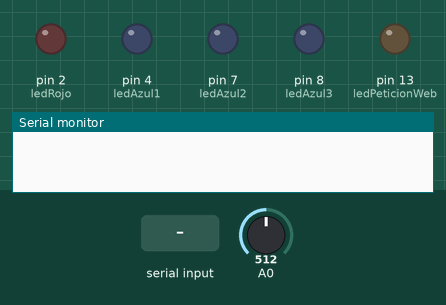
The sketch below on a simulated Arduino Uno, built with avr-gcc and run on an emulated ATmega328P. On the bench: output pins drawn as LEDs (lit = HIGH), the last lines printed to the serial monitor. The inputs (shaded band) are chosen by the test bench; at power-on: A0 = 512.

Above: at 1.2 s.
1.3 s: "T" received over Serial
At 1.7 s:
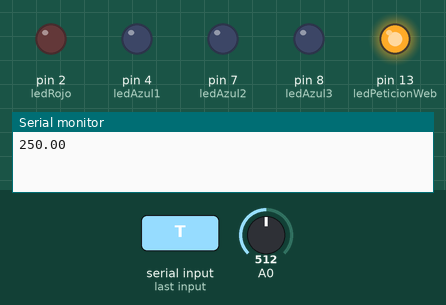
At 7.1 s:
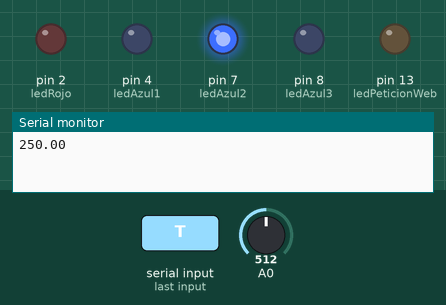
Timing chart, 0 to 13.9 s (numbered marks = the images above; inputs shaded):
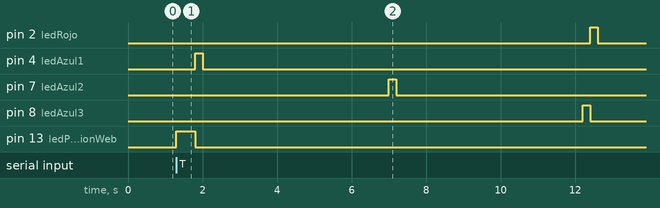

The sketch:

sketch_sensorTmp.ino
```cpp
/*
Skecth para el proyecto Sensor TMP
Autor: Juan Antonio Fernandez Sanchez
Fecha: Diciembre 2015
*/

int ledPeticionWeb = 13;

int ledRojo = 2;
int ledAzul1 = 4;
int ledAzul2 = 7;
int ledAzul3 = 8;

void setup () {
   pinMode(ledPeticionWeb, OUTPUT);
   pinMode(ledRojo, OUTPUT); //LED 13 como salida
   pinMode(ledAzul1, OUTPUT);
   pinMode(ledAzul2, OUTPUT);
   pinMode(ledAzul3, OUTPUT);

   Serial.begin(9600); //Inicializo el puerto serial a 9600 baudios
}

void loop () {
   if (Serial.available()) { //Si está disponible
      char c = Serial.read(); //Guardamos la lectura en una variable char
      if (c == 'T') {

         //Si es una 'H', enciendo el LED
         digitalWrite(ledPeticionWeb, HIGH);

         int value = analogRead(0);
         float millivolts = (value / 1024.0) * 5000;
         float celsius = millivolts / 10;
         Serial.print(celsius);
         delay(500);

         digitalWrite(ledPeticionWeb, LOW);


         //Tomamos la primera medida:
         digitalWrite(ledAzul1, HIGH);
         float toma1=((analogRead(0)/1024.0)*5000)/10;
         delay(200);
         digitalWrite(ledAzul1, LOW);

         //Esperamos cinco segundos.
         delay(5000);

         //Tomamos la segunda medida:
         digitalWrite(ledAzul2, HIGH);
         float toma2=((analogRead(0)/1024.0)*5000)/10;
         delay(200);
         digitalWrite(ledAzul2, LOW);

         //Esperamos cinco segundos.
         delay(5000);

         //Tomamos la tercera medida:
         digitalWrite(ledAzul3, HIGH);
         float toma3=((analogRead(0)/1024.0)*5000)/10;
         delay(200);
         digitalWrite(ledAzul3, LOW);


         //Calculamos la media
         digitalWrite(ledRojo, HIGH);
         float media=(toma1+toma2+toma3)/3;
         delay(200);
         digitalWrite(ledRojo, LOW);

        // Serial.print(media);

      } else if (c == 'L') { //Si es una 'L', apago el LED

         //Se trata de una peticin de lectura media, para lo cual se toman tres medidas espaciadas por cinco segundos y se devuelve el valor medio
         //de las tres obtenido.

         digitalWrite(ledRojo, LOW);
      }
   }
}
```

Measured:
- after the input at 1.3 s, pin 2 (ledRojo): LOW → HIGH after 11.1 s, → LOW 0.20 s later; pin 4 (ledAzul1): LOW → HIGH after 0.50 s, → LOW 0.20 s later; pin 7 (ledAzul2): LOW → HIGH after 5.7 s, → LOW 0.20 s later; pin 8 (ledAzul3): LOW → HIGH after 10.9 s, → LOW 0.20 s later; pin 13 (ledPeticionWeb): LOW → HIGH at once, → LOW 0.50 s later
